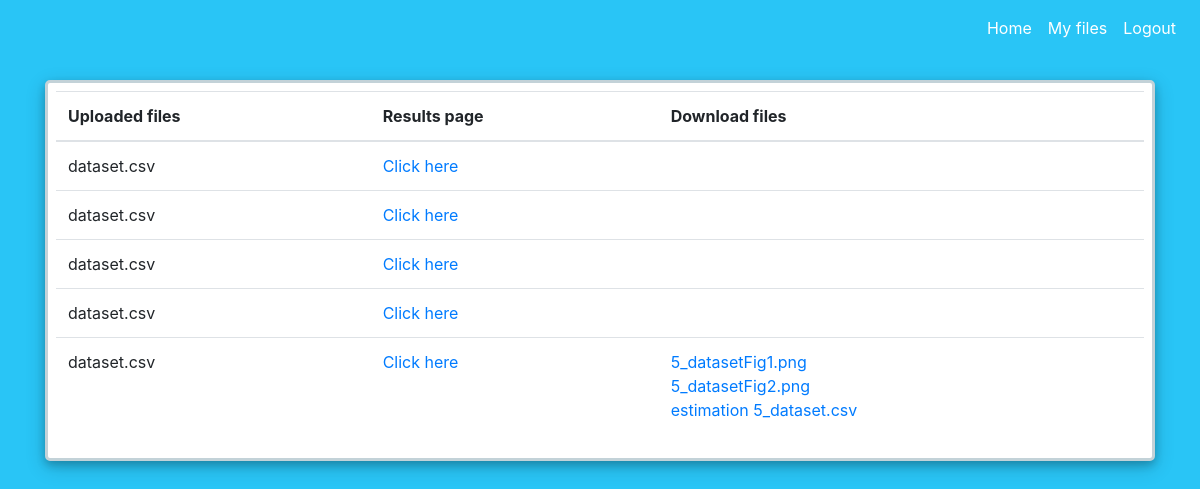
Before: /FilesEstimated (signed in) with the older database file.
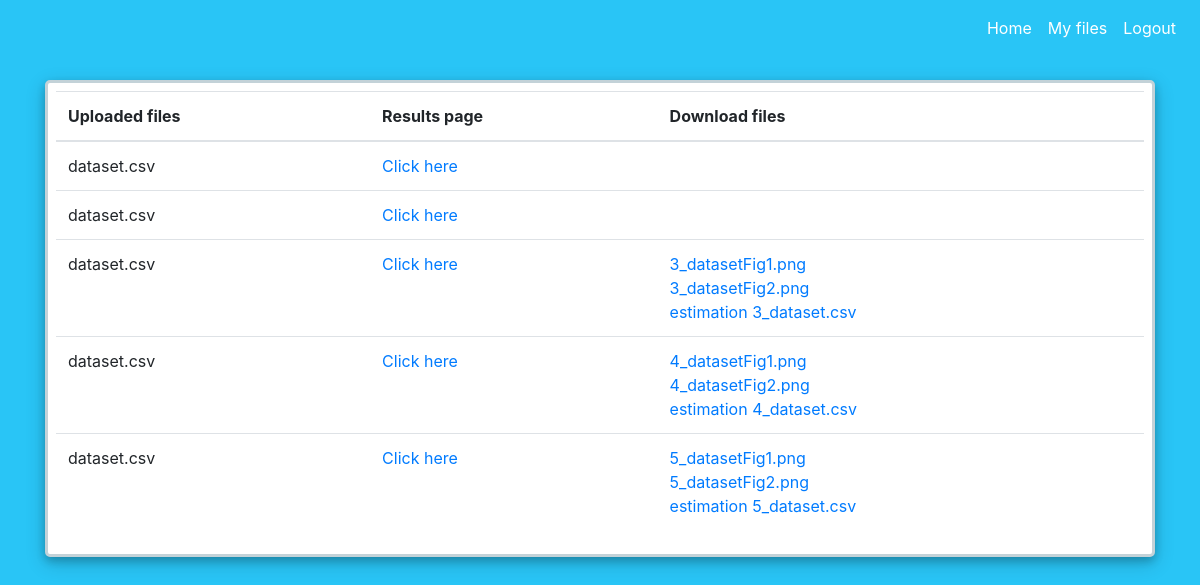
After: the same page with the newer database file.
### testBM/models.py (models this page shows, shortened)
class File(db.Model):
    id = db.Column(db.Integer, primary_key=True)
    originalFileName = db.Column("fileName", db.String(100))
    estimatedFileName = db.Column("fileNameEstimation", db.String(100))
    daily = db.Column(db.Boolean, default=False)
    weekly = db.Column(db.Boolean, default=False)
    yearly = db.Column(db.Boolean, default=False)
    fig1Name = db.Column(db.String(100))
    fig2Name = db.Column(db.String(100))
    userId = db.Column(db.Integer, db.ForeignKey('user.id'), nullable=False)

### testBM/routes.py (the view)
@app.route("/FilesEstimated")
@login_required
def filesEstimated():
    files = File.query.filter_by(userId=current_user.id).all()
    return render_template("filesEstimated.html", files=files)

### testBM/models.py (called while the page is built)
@loginManager.user_loader
def load_user(user_id):
    return User.query.get(int(user_id))

### testBM/templates/filesEstimated.html (shortened to what this page needs)
{% extends "home.html" %}
{% block content %}
<table class="table table-hover">
  <thead>
    <tr>
      <th scope="col">Uploaded files</th>
      <th scope="col">Results page</th>
      <th scope="col">Download files</th>
    </tr>
  </thead>
  <tbody>
  {% for file in files %}
    <tr>
      <td>{{file.originalFileName}}</td>
      <td><a href="{{ url_for('results',fileid=file.id) }}">Click here</a> </td>
      <td>
        {% if file.fig1Name and file.fig2Name and file.estimatedFileName %}
        <a href="{{ url_for('send_file', filename=file.fig1Name) }}">{{file.fig1Name}}</a>
        <br>
        <a href="{{ url_for('send_file', filename=file.fig2Name) }}">{{file.fig2Name}}</a>
        <br>
        <a href="{{ url_for('download_csv', filename=file.estimatedFileName) }}">{{file.estimatedFileName}}</a>
        <br>
        {% endif %}
      </td>
    </tr>
  {% endfor %}
  </tbody>
</table>
{% endblock %}

### testBM/templates/home.html (shortened to what this page needs)
<!DOCTYPE html>
<html lang="en">
<head>
    <link rel="stylesheet" href="https://cdn.jsdelivr.net/npm/bootstrap@4.6.1/dist/css/bootstrap.min.css">
    <link rel="stylesheet" href="{{ url_for('static', filename='main.css') }}">
</head>
<body>
        <nav class="navbar navbar-expand-lg navbar-dark bg-transparent">
          <div class="collapse navbar-collapse" id="navbarSupportedContent">
            <ul class="navbar-nav ml-auto">
              <li class="nav-item active">
                <a class="nav-link" href="{{ url_for('home') }}">Home <span class="sr-only">(current)</span></a>
              </li>
                <li class="nav-item active">
                  <a class="nav-link" href="{{url_for('filesEstimated')}}">My files</a>
                </li>
                <li class="nav-item active">
                  <a class="nav-link" href="{{url_for('logout')}}">Logout</a>
                </li>
            </ul>
          </div>
        </nav>
    <div class="container">
    <div class="d-flex justify-content-center p-2 mt-4 block_white">
        {% block content %}{% endblock %}
        </div>
    </div>
</body>
</html>

### testBM/static/main.css (style rules this page uses)
html { margin: 0; padding: 0; height: 100%; }
body { background: #29C5F6; }
.block_white { background: white; margin-top: auto; margin-bottom: auto; position: relative; display: flex; border: 3px solid #C3D2D8; justify-content: center; flex-direction: column; padding: 10px; box-shadow: 0 4px 8px 0 rgba(0, 0, 0, 0.2), 0 6px 20px 0 rgba(0, 0, 0, 0.19); -webkit-box-shadow: 0 4px 8px 0 rgba(0, 0, 0, 0.2), 0 6px 20px 0 rgba(0, 0, 0, 0.19); -moz-box-shadow: 0 4px 8px 0 rgba(0, 0, 0, 0.2), 0 6px 20px 0 rgba(0, 0, 0, 0.19); border-radius: 5px; }

Changed rows visible on the page:
changed File: fig1Name (not shown) → "3_datasetFig1.png"; fig2Name (not shown) → "3_datasetFig2.png"; fileNameEstimation empty → "estimation 3_dataset.csv" (drawn); estimatedFileName (not shown) → "estimation 3_dataset.csv"
changed File: fig1Name (not shown) → "4_datasetFig1.png"; fig2Name (not shown) → "4_datasetFig2.png"; fileNameEstimation empty → "estimation 4_dataset.csv" (drawn); estimatedFileName (not shown) → "estimation 4_dataset.csv"
